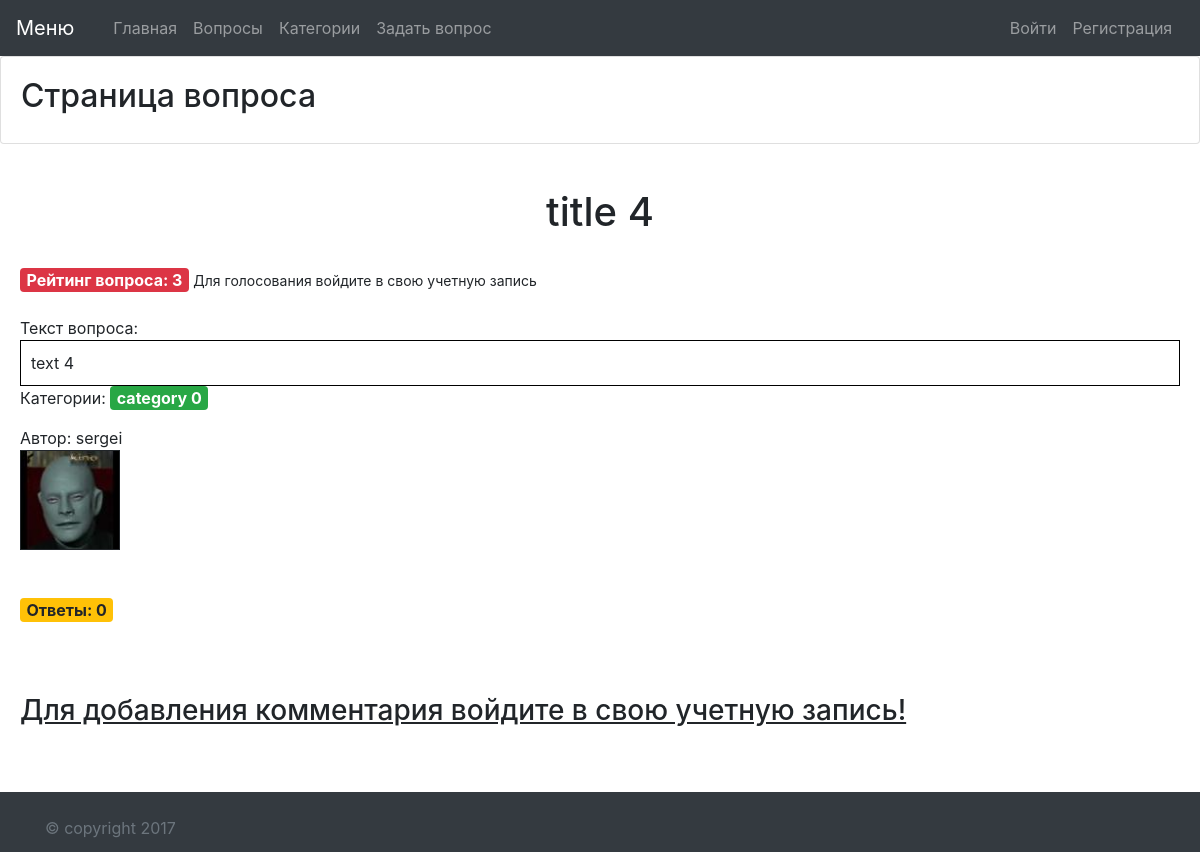
The page /questions/5/ on the database as committed earlier.
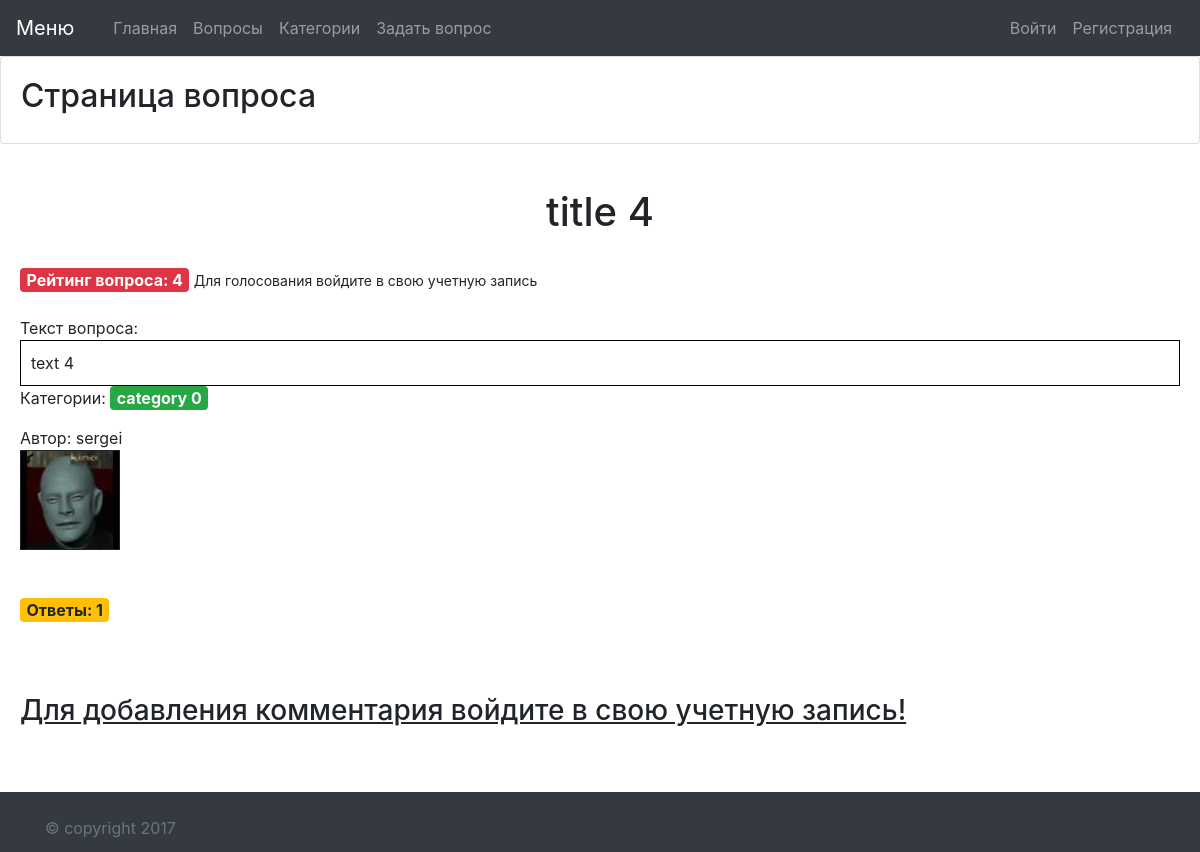
The same page on the database as committed later.
### questions/models.py (models this page shows, shortened)
class Question(models.Model):
    author = models.ForeignKey(settings.AUTH_USER_MODEL)
    title = models.CharField(max_length=255, verbose_name=u'заголовок')
    text = models.TextField(verbose_name=u'описание')
    created_at = models.DateTimeField(auto_now_add=True, verbose_name=u'дата создания')
    rating = models.IntegerField(default=0, verbose_name=u'рейтинг')
    categories = models.ManyToManyField(Category, related_name='questions')
    likes = models.ManyToManyField('questions.Like', related_name='qlikes', blank=True)
    class Meta:
        verbose_name = u'Вопрос'
        verbose_name_plural = u'Вопросы'
        ordering = ('-created_at', )

### user_change_app/models.py (models this page shows, shortened)
class Profile(models.Model):
    user = models.OneToOneField(User, on_delete=models.CASCADE)
    avatar = models.ImageField(upload_to='users_image', verbose_name='Аватар', blank=True)
    class Meta:
        verbose_name = 'Измененный_профиль'
        verbose_name_plural = 'Измененные_профили'

### questions/views.py (the view)
# urls.py: url(r'^(?P<pk>\d+)/$', QuestionDetail.as_view(), name='question_detail'),
class QuestionDetail(DetailView):
    template_name = "question_detail.html"
    model = Question
    def dispatch(self, request, *args, **kwargs):
        question = Question.objects.get(pk=self.kwargs['pk'])
        self.form = AnswerAdd(request.POST)
        try:
            if self.form.is_valid():
                answer = self.form.save(commit=False)
                answer.author = request.user
                answer.question = question
                answer.save()
                return redirect('question_detail', pk=question.pk)
        except:
             return redirect('question_detail', pk=question.pk)
        return super(QuestionDetail, self).dispatch(request, *args, **kwargs)
    def get_queryset(self):
        queryset = Question.objects.all()
        queryset = queryset.annotate(answers_count=Count('answers__id'))
        return queryset
    def get_context_data(self, **kwargs):
        context = super(QuestionDetail, self).get_context_data(**kwargs)
        context['answers'] = Answer.objects.filter(question=self.kwargs['pk']).order_by('-created_at')
        context['form'] = self.form
        return context

### questions/models.py (called while the page is built)
    def __str__(self):
        return self.name

### questions/templates/question_detail.html (shortened to what this page needs)
{% extends 'base.html' %}
{% block caption %}Страница вопроса{% endblock %}
{% block content %}
    <div class="card-body">
    <h1 style="text-align: center;">{{ question.title }}</h1><br/>
    <span style="font-size: 16px;" class="badge badge-danger">Рейтинг вопроса: {{ question.rating }}</span>
    {% if user.is_authenticated %}
    <form action="{% url 'question_like' pk=question.id %}" method="post" style="display:inline;">
        {% csrf_token %}
        <button type="submit" class="btn btn-danger btn-sm">+1</button>
    </form>
    {% else %} <span style="font-size: 14px;">Для голосования войдите в свою учетную запись</span>
    {% endif %}
    <br/><br/>
    <span>Текст вопроса:</span>
    <div style="border: 1px solid black; padding: 10px;">{{ question.text }}</div>
    <p> Категории:
        {% for category in question.categories.all %}
            <a href="{% url 'categories_detail' pk=category.id %}" class="badge badge-success" style="font-size: 16px;">{{ category }}</a>
        {% endfor %}
    </p>
    Автор: {{ question.author }}<br/>
    <img style="border: solid 1px;" src="/media/{{ question.author.profile.avatar | default:'noavatar.png' }}" width="100px" height="100px"><br/><br/><br/>
    <span style="font-size: 16px;" class="badge badge-warning">Ответы: {{ question.answers_count }}</span><br/><br/>
    <br/><br/>
    {% if request.user.is_authenticated %}
    <h2>Ответить:</h2><br/>
    <form action="" method="post">
        <div class="form-group col-md-6">
        {% csrf_token %}
        <textarea name="text" cols="40" placeholder="Напишите сюда ваш ответ:" required id="id_text" rows="9" class="form-control"></textarea><br/>
        <button type="submit" class="btn btn-success">Отправить</button>
        </div>
    </form>
    {% else %} <h3 style="text-decoration: underline;">Для добавления комментария войдите в свою учетную запись!</h3>
    {% endif %}
    </div>
{% endblock %}

Rows that differ between the two databases and show on the page:
changed Question "title 4": rating "3" → "4"; answers_count "0" → "1"
